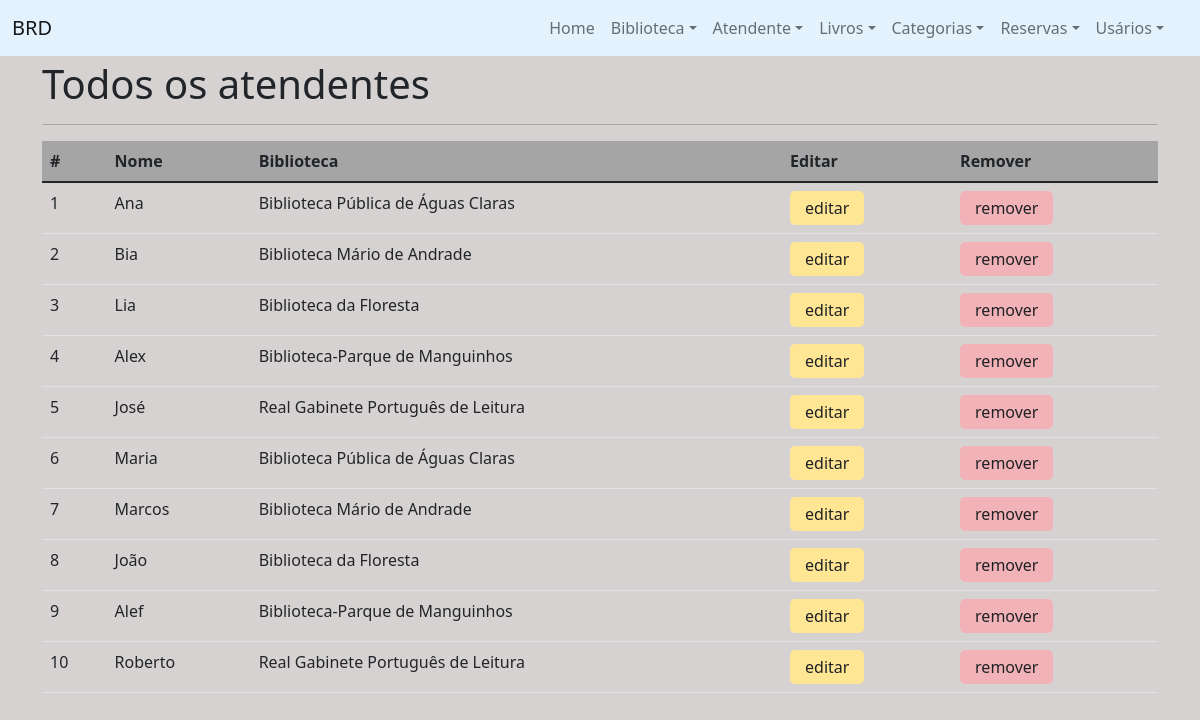
The page /?page=atendente-listar on the database its author committed.
### tables this page shows
CREATE TABLE `atendente` (
  `id_atendente` int(10) NOT NULL,
  `nome_atendente` varchar(100) DEFAULT NULL,
  `biblioteca_id` int(10) NOT NULL
);

CREATE TABLE `biblioteca` (
  `id` int(10) NOT NULL,
  `name` varchar(50) NOT NULL,
  `address` varchar(50) NOT NULL,
  `city` varchar(30) NOT NULL,
  `state` varchar(2) NOT NULL,
  `cep` int(8) NOT NULL
);

### pages/atendente-listar.php (the view, shortened to what this page needs)
<section class="list-library">
    <h1>Todos os atendentes</h1>
    <hr/>
    <table class="table table-hover">
        <thead>
        <tr>
            <th>#</th>
            <th>Nome</th>
            <th>Biblioteca</th>
            <th>Editar</th>
            <th>Remover</th>
        </tr>
        </thead>
        <tbody>
        <?php
        $sql = "select a.id_atendente as id, a.nome_atendente as name, b.name as biblioteca  from atendente as a left join biblioteca b on a.biblioteca_id = b.id";
        $result = $conn->query($sql);
        while ($obj = $result->fetch_object()) {
            print "<tr>";
            print "<td>$obj->id</td>";
            print "<td>$obj->name</td>";
            print "<td>$obj->biblioteca</td>";
            ?>
            <td>
                <button type="button" class="editar-library">
                    <a href="?page=atendente-editar&id=<?php echo $obj->id ?>" id="editar-library">editar</a>
                </button>
            </td>
            <td>
                <button type="button" class="btn_remove" data-bs-toggle="modal"
                        data-bs-target="#modalremove-<?php echo $obj->id ?>">
                    remover
                </button>
            </td>
            <?php
            print "</tr>";
        }
        ?>
        </tbody>
    </table>
</section>

### index.php (shortened to what this page needs)
<?php
$path = @$_GET["page"];
?>
<!DOCTYPE html>
<html lang="pt-BR">
<head>
    <link href="https://cdn.jsdelivr.net/npm/bootstrap@5.1.3/dist/css/bootstrap.min.css" rel="stylesheet"
 />
    <link href="https://cdn.jsdelivr.net/npm/select2@4.1.0-rc.0/dist/css/select2.min.css"
          rel="stylesheet" />
    <link rel="stylesheet" href="css/style.css">
</head>
<body>
    <nav class="navbar navbar-light navbar-expand-lg fixed-top" style="background-color: #e3f2fd;">
        <div class="container-fluid">
            <a class="navbar-brand" href="#">BRD</a>
            <div class="offcanvas offcanvas-end" tabindex="-1" id="offcanvasNavbar" aria-labelledby="offcanvasNavbarLabel">
                <div class="offcanvas-body">
                    <ul class="navbar-nav justify-content-end flex-grow-1
                            pe-3">
                        <li class="nav-item">
                            <a class="nav-link" href="index.php">Home</a>
                        </li>
                        <li class="nav-item dropdown" aria-labelledby="navbarDropdown">
                            <a class="nav-link dropdown-toggle" data-bs-toggle="dropdown" href="#" role="button" aria-expanded="false">Biblioteca</a>
                        </li>
                        <li class="nav-item dropdown" aria-labelledby="navbarDropdown">
                            <a class="nav-link dropdown-toggle" data-bs-toggle="dropdown" href="#" role="button" aria-expanded="false">Atendente</a>
                        </li>
                        <li class="nav-item dropdown" aria-labelledby="navbarDropdown">
                            <a class="nav-link dropdown-toggle" data-bs-toggle="dropdown" href="#" role="button" aria-expanded="false">Livros</a>
                        </li>
                        <li class="nav-item dropdown" aria-labelledby="navbarDropdown">
                            <a class="nav-link dropdown-toggle" data-bs-toggle="dropdown" href="#" role="button" aria-expanded="false">Categorias</a>
                        </li>
                        <li class="nav-item dropdown" aria-labelledby="navbarDropdown">
                            <a class="nav-link dropdown-toggle" data-bs-toggle="dropdown" href="#" role="button" aria-expanded="false">Reservas</a>
                        </li>
                        <li class="nav-item dropdown" aria-labelledby="navbarDropdown">
                            <a class="nav-link dropdown-toggle" data-bs-toggle="dropdown" href="#" role="button" aria-expanded="false">Usários</a>
                        </li>
                    </ul>
                </div>
            </div>
        </div>
    </nav>
    <div id="menu">
    </div>
    <section class="container">
        <?php
        if(isset($path)){
            include("pages/$path.php");
        }else{
            include("pages/main.php");
        }
        ?>
    </section>
</body>
</html>

### css/style.css (style rules this page uses)
body { background: #d7d2d2; }
#menu { height: 60px; width: 100%; color: none; background: none; }
.editar-library { border: none; color: #202124; text-decoration: none; padding: 5px 15px; background: #ffe695; border-radius: 5px; }
.btn_remove { border: none; color: #202124; text-decoration: none; padding: 5px 15px; background: #f1b3b8; border-radius: 5px; }
.editar-library a { text-decoration: none; color: #202124; }
table { margin-top: 15px; }
thead { background: #a5a5a5; }

### rows shown on the page
atendente: id_atendente "1", nome_atendente "Ana", biblioteca.name "Biblioteca Pública de Águas Claras"
atendente: id_atendente "2", nome_atendente "Bia", biblioteca.name "Biblioteca Mário de Andrade"
atendente: id_atendente "3", nome_atendente "Lia", biblioteca.name "Biblioteca da Floresta"
atendente: id_atendente "4", nome_atendente "Alex", biblioteca.name "Biblioteca-Parque de Manguinhos"
atendente: id_atendente "5", nome_atendente "José", biblioteca.name "Real Gabinete Português de Leitura"
atendente: id_atendente "6", nome_atendente "Maria", biblioteca.name "Biblioteca Pública de Águas Claras"
atendente: id_atendente "7", nome_atendente "Marcos", biblioteca.name "Biblioteca Mário de Andrade"
atendente: id_atendente "8", nome_atendente "João", biblioteca.name "Biblioteca da Floresta"
atendente: id_atendente "9", nome_atendente "Alef", biblioteca.name "Biblioteca-Parque de Manguinhos"
atendente: id_atendente "10", nome_atendente "Roberto", biblioteca.name "Real Gabinete Português de Leitura"
